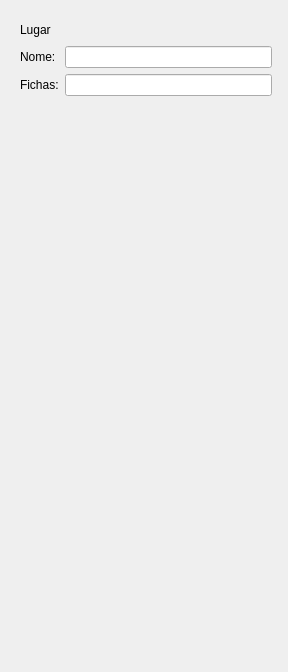
<?xml version="1.0" encoding="UTF-8"?>
<ui version="4.0">
 <class>PetriProperties</class>
 <widget class="QWidget" name="PetriProperties">
  <property name="geometry">
   <rect>
    <x>0</x>
    <y>0</y>
    <width>288</width>
    <height>668</height>
   </rect>
  </property>
  <property name="minimumSize">
   <size>
    <width>288</width>
    <height>0</height>
   </size>
  </property>
  <property name="windowTitle">
   <string>Form</string>
  </property>
  <layout class="QGridLayout" name="gridLayout">
   <item row="0" column="0">
    <widget class="QStackedWidget" name="stackedWidget">
     <property name="minimumSize">
      <size>
       <width>270</width>
       <height>650</height>
      </size>
     </property>
     <property name="maximumSize">
      <size>
       <width>300</width>
       <height>16777215</height>
      </size>
     </property>
     <property name="currentIndex">
      <number>0</number>
     </property>
     <widget class="QWidget" name="place">
      <layout class="QGridLayout" name="gridLayout_17">
       <item row="0" column="0">
        <layout class="QGridLayout" name="gridLayout_2">
         <item row="0" column="0">
          <widget class="QLabel" name="label">
           <property name="text">
            <string>Lugar</string>
           </property>
          </widget>
         </item>
         <item row="0" column="1">
          <spacer name="horizontalSpacer">
           <property name="orientation">
            <enum>Qt::Horizontal</enum>
           </property>
           <property name="sizeHint" stdset="0">
            <size>
             <width>149</width>
             <height>20</height>
            </size>
           </property>
          </spacer>
         </item>
         <item row="1" column="0">
          <widget class="QLabel" name="label_2">
           <property name="text">
            <string>Nome:</string>
           </property>
          </widget>
         </item>
         <item row="1" column="1">
          <widget class="QLineEdit" name="le_place_name"/>
         </item>
         <item row="2" column="0">
          <widget class="QLabel" name="label_3">
           <property name="text">
            <string>Fichas:</string>
           </property>
          </widget>
         </item>
         <item row="2" column="1">
          <widget class="QLineEdit" name="le_place_tokens"/>
         </item>
        </layout>
       </item>
       <item row="1" column="0">
        <spacer name="verticalSpacer">
         <property name="orientation">
          <enum>Qt::Vertical</enum>
         </property>
         <property name="sizeHint" stdset="0">
          <size>
           <width>20</width>
           <height>530</height>
          </size>
         </property>
        </spacer>
       </item>
      </layout>
     </widget>
     <widget class="QWidget" name="fplace">
      <layout class="QGridLayout" name="gridLayout_16">
       <item row="0" column="0">
        <layout class="QGridLayout" name="gridLayout_3">
         <item row="0" column="0">
          <widget class="QLabel" name="label_4">
           <property name="text">
            <string>Lugar fluido</string>
           </property>
          </widget>
         </item>
         <item row="0" column="1" colspan="2">
          <spacer name="horizontalSpacer_2">
           <property name="orientation">
            <enum>Qt::Horizontal</enum>
           </property>
           <property name="sizeHint" stdset="0">
            <size>
             <width>138</width>
             <height>20</height>
            </size>
           </property>
          </spacer>
         </item>
         <item row="1" column="0">
          <widget class="QLabel" name="label_5">
           <property name="text">
            <string>Nome:</string>
           </property>
          </widget>
         </item>
         <item row="1" column="1" colspan="2">
          <widget class="QLineEdit" name="lineEdit_3"/>
         </item>
         <item row="2" column="0">
          <widget class="QLabel" name="label_6">
           <property name="text">
            <string>Fichas:</string>
           </property>
          </widget>
         </item>
         <item row="2" column="1" colspan="2">
          <widget class="QLineEdit" name="lineEdit_4"/>
         </item>
         <item row="3" column="0">
          <widget class="QLabel" name="label_7">
           <property name="text">
            <string>Valor limite:</string>
           </property>
          </widget>
         </item>
         <item row="3" column="1" colspan="2">
          <widget class="QLineEdit" name="lineEdit_5"/>
         </item>
         <item row="4" column="0" colspan="2">
          <widget class="QLabel" name="label_8">
           <property name="text">
            <string>Valor de quebra:</string>
           </property>
          </widget>
         </item>
         <item row="4" column="2">
          <widget class="QLineEdit" name="lineEdit_6"/>
         </item>
        </layout>
       </item>
       <item row="1" column="0">
        <spacer name="verticalSpacer_4">
         <property name="orientation">
          <enum>Qt::Vertical</enum>
         </property>
         <property name="sizeHint" stdset="0">
          <size>
           <width>20</width>
           <height>189</height>
          </size>
         </property>
        </spacer>
       </item>
      </layout>
     </widget>
     <widget class="QWidget" name="itrans">
      <layout class="QGridLayout" name="gridLayout_15">
       <item row="0" column="0">
        <layout class="QGridLayout" name="gridLayout_6">
         <item row="0" column="0" colspan="2">
          <widget class="QLabel" name="label_9">
           <property name="text">
            <string>Transição imediata</string>
           </property>
          </widget>
         </item>
         <item row="0" column="2">
          <spacer name="horizontalSpacer_8">
           <property name="orientation">
            <enum>Qt::Horizontal</enum>
           </property>
           <property name="sizeHint" stdset="0">
            <size>
             <width>123</width>
             <height>20</height>
            </size>
           </property>
          </spacer>
         </item>
         <item row="1" column="0">
          <widget class="QLabel" name="label_15">
           <property name="text">
            <string>Nome:</string>
           </property>
          </widget>
         </item>
         <item row="1" column="1" colspan="2">
          <widget class="QLineEdit" name="lineEdit_7"/>
         </item>
         <item row="2" column="0">
          <widget class="QLabel" name="label_16">
           <property name="text">
            <string>Prioridade:</string>
           </property>
          </widget>
         </item>
         <item row="2" column="1" colspan="2">
          <widget class="QLineEdit" name="lineEdit_8"/>
         </item>
         <item row="3" column="0">
          <widget class="QLabel" name="label_17">
           <property name="text">
            <string>Guarda:</string>
           </property>
          </widget>
         </item>
         <item row="3" column="1" colspan="2">
          <widget class="QLineEdit" name="lineEdit_9"/>
         </item>
        </layout>
       </item>
       <item row="1" column="0">
        <widget class="QGroupBox" name="groupBox">
         <property name="minimumSize">
          <size>
           <width>250</width>
           <height>180</height>
          </size>
         </property>
         <property name="title">
          <string>Probabilidade:</string>
         </property>
         <layout class="QGridLayout" name="gridLayout_5">
          <item row="0" column="0">
           <widget class="QComboBox" name="comboBox_4">
            <item>
             <property name="text">
              <string>Constante</string>
             </property>
            </item>
            <item>
             <property name="text">
              <string>Lugar dependente</string>
             </property>
            </item>
            <item>
             <property name="text">
              <string>Função</string>
             </property>
            </item>
           </widget>
          </item>
          <item row="1" column="0">
           <layout class="QGridLayout" name="gridLayout_4">
            <item row="0" column="0">
             <widget class="QLabel" name="label_18">
              <property name="text">
               <string>Valor:</string>
              </property>
             </widget>
            </item>
            <item row="0" column="1">
             <widget class="QLineEdit" name="lineEdit_10"/>
            </item>
            <item row="1" column="0">
             <widget class="QLabel" name="label_19">
              <property name="text">
               <string>Lugar:</string>
              </property>
             </widget>
            </item>
            <item row="1" column="1">
             <widget class="QComboBox" name="comboBox">
              <property name="enabled">
               <bool>false</bool>
              </property>
             </widget>
            </item>
           </layout>
          </item>
         </layout>
        </widget>
       </item>
       <item row="2" column="0">
        <spacer name="verticalSpacer_5">
         <property name="orientation">
          <enum>Qt::Vertical</enum>
         </property>
         <property name="sizeHint" stdset="0">
          <size>
           <width>20</width>
           <height>28</height>
          </size>
         </property>
        </spacer>
       </item>
      </layout>
     </widget>
     <widget class="QWidget" name="ttrans">
      <layout class="QGridLayout" name="gridLayout_14">
       <item row="0" column="0">
        <layout class="QGridLayout" name="gridLayout_12">
         <item row="0" column="0" colspan="2">
          <widget class="QLabel" name="label_10">
           <property name="text">
            <string>Transição temporizada</string>
           </property>
          </widget>
         </item>
         <item row="0" column="2">
          <spacer name="horizontalSpacer_3">
           <property name="orientation">
            <enum>Qt::Horizontal</enum>
           </property>
           <property name="sizeHint" stdset="0">
            <size>
             <width>40</width>
             <height>20</height>
            </size>
           </property>
          </spacer>
         </item>
         <item row="1" column="1" rowspan="2" colspan="2">
          <widget class="QLineEdit" name="lineEdit_11"/>
         </item>
         <item row="2" column="0">
          <widget class="QLabel" name="label_20">
           <property name="text">
            <string>Nome:</string>
           </property>
          </widget>
         </item>
         <item row="3" column="0">
          <widget class="QLabel" name="label_21">
           <property name="text">
            <string>Guarda:</string>
           </property>
          </widget>
         </item>
         <item row="3" column="1" colspan="2">
          <widget class="QLineEdit" name="lineEdit_12"/>
         </item>
         <item row="4" column="0">
          <widget class="QLabel" name="label_22">
           <property name="text">
            <string>Prioridade:</string>
           </property>
          </widget>
         </item>
         <item row="4" column="1" colspan="2">
          <widget class="QLineEdit" name="lineEdit_14"/>
         </item>
        </layout>
       </item>
       <item row="1" column="0">
        <layout class="QGridLayout" name="gridLayout_13">
         <item row="0" column="0">
          <widget class="QGroupBox" name="groupBox_2">
           <property name="title">
            <string>Definição da distribuição:</string>
           </property>
           <layout class="QGridLayout" name="gridLayout_10">
            <item row="0" column="0">
             <layout class="QGridLayout" name="gridLayout_7">
              <item row="0" column="0">
               <widget class="QLabel" name="label_23">
                <property name="text">
                 <string>Distribuição:</string>
                </property>
               </widget>
              </item>
              <item row="0" column="1">
               <widget class="QComboBox" name="comboBox_2"/>
              </item>
              <item row="1" column="0" colspan="2">
               <widget class="QPlainTextEdit" name="plainTextEdit"/>
              </item>
             </layout>
            </item>
            <item row="1" column="0">
             <layout class="QGridLayout" name="gridLayout_9">
              <item row="0" column="0">
               <widget class="QLabel" name="label_24">
                <property name="text">
                 <string>Taxa:</string>
                </property>
               </widget>
              </item>
              <item row="0" column="1">
               <widget class="QLineEdit" name="lineEdit_13"/>
              </item>
             </layout>
            </item>
            <item row="2" column="0">
             <widget class="QComboBox" name="comboBox_3">
              <item>
               <property name="text">
                <string>Constante</string>
               </property>
              </item>
              <item>
               <property name="text">
                <string>Lugar dependente</string>
               </property>
              </item>
              <item>
               <property name="text">
                <string>Função</string>
               </property>
              </item>
             </widget>
            </item>
            <item row="3" column="0">
             <layout class="QGridLayout" name="gridLayout_8">
              <item row="0" column="0">
               <widget class="QLabel" name="label_25">
                <property name="text">
                 <string>Lugar:</string>
                </property>
               </widget>
              </item>
              <item row="0" column="1">
               <widget class="QComboBox" name="comboBox_5">
                <property name="enabled">
                 <bool>false</bool>
                </property>
               </widget>
              </item>
             </layout>
            </item>
           </layout>
          </widget>
         </item>
         <item row="1" column="0">
          <layout class="QGridLayout" name="gridLayout_11">
           <item row="0" column="0">
            <widget class="QLabel" name="label_26">
             <property name="text">
              <string>Política:</string>
             </property>
            </widget>
           </item>
           <item row="0" column="1">
            <widget class="QComboBox" name="comboBox_6"/>
           </item>
           <item row="1" column="0">
            <widget class="QLabel" name="label_27">
             <property name="text">
              <string>Afetado:</string>
             </property>
            </widget>
           </item>
           <item row="1" column="1">
            <widget class="QComboBox" name="comboBox_7"/>
           </item>
          </layout>
         </item>
        </layout>
       </item>
       <item row="2" column="0">
        <spacer name="verticalSpacer_6">
         <property name="orientation">
          <enum>Qt::Vertical</enum>
         </property>
         <property name="sizeHint" stdset="0">
          <size>
           <width>20</width>
           <height>35</height>
          </size>
         </property>
        </spacer>
       </item>
      </layout>
     </widget>
     <widget class="QWidget" name="arc">
      <widget class="QLabel" name="label_11">
       <property name="geometry">
        <rect>
         <x>10</x>
         <y>10</y>
         <width>59</width>
         <height>17</height>
        </rect>
       </property>
       <property name="text">
        <string>Arco</string>
       </property>
      </widget>
     </widget>
     <widget class="QWidget" name="farc">
      <widget class="QLabel" name="label_12">
       <property name="geometry">
        <rect>
         <x>20</x>
         <y>20</y>
         <width>81</width>
         <height>17</height>
        </rect>
       </property>
       <property name="text">
        <string>Arco fluido</string>
       </property>
      </widget>
     </widget>
     <widget class="QWidget" name="inhibitor">
      <widget class="QLabel" name="label_13">
       <property name="geometry">
        <rect>
         <x>10</x>
         <y>20</y>
         <width>59</width>
         <height>17</height>
        </rect>
       </property>
       <property name="text">
        <string>Inibidor</string>
       </property>
      </widget>
     </widget>
     <widget class="QWidget" name="net">
      <widget class="QLabel" name="label_14">
       <property name="geometry">
        <rect>
         <x>20</x>
         <y>10</y>
         <width>59</width>
         <height>17</height>
        </rect>
       </property>
       <property name="text">
        <string>Rede</string>
       </property>
      </widget>
     </widget>
    </widget>
   </item>
  </layout>
 </widget>
 <resources/>
 <connections/>
</ui>
